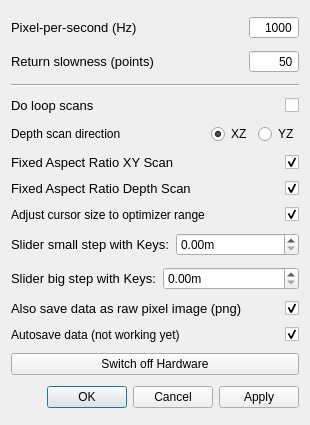
<?xml version="1.0" encoding="UTF-8"?>
<ui version="4.0">
 <class>SettingsDialog</class>
 <widget class="QDialog" name="SettingsDialog">
  <property name="geometry">
   <rect>
    <x>0</x>
    <y>0</y>
    <width>310</width>
    <height>425</height>
   </rect>
  </property>
  <property name="windowTitle">
   <string>qudi: Confocal - Settings</string>
  </property>
  <layout class="QVBoxLayout" name="verticalLayout">
   <item>
    <layout class="QHBoxLayout" name="horizontalLayout">
     <item>
      <widget class="QLabel" name="label">
       <property name="font">
        <font>
         <pointsize>10</pointsize>
        </font>
       </property>
       <property name="toolTip">
        <string>&lt;html&gt;&lt;head/&gt;&lt;body&gt;&lt;p&gt;That is the inverse time how long the scanner stays at the desired position during the scan and counts.&lt;/p&gt;&lt;/body&gt;&lt;/html&gt;</string>
       </property>
       <property name="text">
        <string>Pixel-per-second (Hz)</string>
       </property>
      </widget>
     </item>
     <item>
      <widget class="QSpinBox" name="clock_frequency_InputWidget">
       <property name="sizePolicy">
        <sizepolicy hsizetype="Expanding" vsizetype="Fixed">
         <horstretch>0</horstretch>
         <verstretch>0</verstretch>
        </sizepolicy>
       </property>
       <property name="maximumSize">
        <size>
         <width>50</width>
         <height>16777215</height>
        </size>
       </property>
       <property name="mouseTracking">
        <bool>true</bool>
       </property>
       <property name="acceptDrops">
        <bool>true</bool>
       </property>
       <property name="toolTip">
        <string>&lt;html&gt;&lt;head/&gt;&lt;body&gt;&lt;p&gt;That is the inverse time how long the scanner stays at the desired position during the scan and counts.&lt;/p&gt;&lt;/body&gt;&lt;/html&gt;</string>
       </property>
       <property name="wrapping">
        <bool>false</bool>
       </property>
       <property name="alignment">
        <set>Qt::AlignRight|Qt::AlignTrailing|Qt::AlignVCenter</set>
       </property>
       <property name="buttonSymbols">
        <enum>QAbstractSpinBox::NoButtons</enum>
       </property>
       <property name="accelerated">
        <bool>true</bool>
       </property>
       <property name="maximum">
        <number>1000000</number>
       </property>
       <property name="value">
        <number>1000</number>
       </property>
      </widget>
     </item>
    </layout>
   </item>
   <item>
    <layout class="QHBoxLayout" name="horizontalLayout_2">
     <item>
      <widget class="QLabel" name="label_2">
       <property name="font">
        <font>
         <pointsize>10</pointsize>
        </font>
       </property>
       <property name="toolTip">
        <string>&lt;html&gt;&lt;head/&gt;&lt;body&gt;&lt;p&gt;That is basically the 'scan' resolution when the scanner moves backwards to prepare to scan again a line.&lt;/p&gt;&lt;p&gt;How many points are scanned in one line is depending on the resolution. Since the scanner is permanently counting during the scan, only the clock frequency determined the speed, how fast a line is scanned by a given resolution. If the scanner has to move back, it uses the same scan line method but just in the reverse. How many points are approached in the backwards movement depends on the 'return slowness'. If you scan with 100 point resolution and set return slowness to 25, than the return movement will be 4 times faster.&lt;/p&gt;&lt;p&gt;BE CAREFULL NOT TO USE A SMALL NUMBER, SINCE THE SCANNER MIGHT CRASH AGAINST THE BOARDER BECAUSE IT IS MOVING BACK TOO FAST!&lt;/p&gt;&lt;/body&gt;&lt;/html&gt;</string>
       </property>
       <property name="text">
        <string>Return slowness (points)</string>
       </property>
      </widget>
     </item>
     <item>
      <widget class="QSpinBox" name="return_slowness_InputWidget">
       <property name="sizePolicy">
        <sizepolicy hsizetype="Expanding" vsizetype="Fixed">
         <horstretch>0</horstretch>
         <verstretch>0</verstretch>
        </sizepolicy>
       </property>
       <property name="maximumSize">
        <size>
         <width>50</width>
         <height>16777215</height>
        </size>
       </property>
       <property name="mouseTracking">
        <bool>true</bool>
       </property>
       <property name="acceptDrops">
        <bool>true</bool>
       </property>
       <property name="toolTip">
        <string>&lt;html&gt;&lt;head/&gt;&lt;body&gt;&lt;p&gt;That is basically the 'scan' resolution when the scanner moves backwards to prepare to scan again a line.&lt;/p&gt;&lt;/body&gt;&lt;/html&gt;</string>
       </property>
       <property name="alignment">
        <set>Qt::AlignRight|Qt::AlignTrailing|Qt::AlignVCenter</set>
       </property>
       <property name="buttonSymbols">
        <enum>QAbstractSpinBox::NoButtons</enum>
       </property>
       <property name="accelerated">
        <bool>true</bool>
       </property>
       <property name="maximum">
        <number>1000</number>
       </property>
       <property name="value">
        <number>50</number>
       </property>
      </widget>
     </item>
    </layout>
   </item>
   <item>
    <widget class="Line" name="line">
     <property name="orientation">
      <enum>Qt::Horizontal</enum>
     </property>
    </widget>
   </item>
   <item>
    <layout class="QHBoxLayout" name="horizontalLayout_3">
     <item>
      <widget class="QLabel" name="label_3">
       <property name="font">
        <font>
         <pointsize>10</pointsize>
        </font>
       </property>
       <property name="toolTip">
        <string>&lt;html&gt;&lt;head/&gt;&lt;body&gt;&lt;p&gt;The aspect ratio will be fixed to 1:1 if checked. If not the scan will be stretched to the available area in the XY scan. &lt;/p&gt;&lt;/body&gt;&lt;/html&gt;</string>
       </property>
       <property name="text">
        <string>Do loop scans</string>
       </property>
      </widget>
     </item>
     <item>
      <widget class="QCheckBox" name="loop_scan_CheckBox">
       <property name="enabled">
        <bool>true</bool>
       </property>
       <property name="sizePolicy">
        <sizepolicy hsizetype="Expanding" vsizetype="Fixed">
         <horstretch>0</horstretch>
         <verstretch>0</verstretch>
        </sizepolicy>
       </property>
       <property name="maximumSize">
        <size>
         <width>50</width>
         <height>16777215</height>
        </size>
       </property>
       <property name="toolTip">
        <string>Scan continuously (automatically restart at the end of a scan).  This is useful for photo-bleaching a sample.</string>
       </property>
       <property name="accessibleDescription">
        <string/>
       </property>
       <property name="layoutDirection">
        <enum>Qt::RightToLeft</enum>
       </property>
       <property name="autoFillBackground">
        <bool>false</bool>
       </property>
       <property name="text">
        <string notr="true"/>
       </property>
       <property name="checked">
        <bool>false</bool>
       </property>
      </widget>
     </item>
    </layout>
   </item>
   <item>
    <layout class="QHBoxLayout" name="horizontalLayout_9">
     <item>
      <widget class="QLabel" name="label_8">
       <property name="text">
        <string>Depth scan direction</string>
       </property>
      </widget>
     </item>
     <item>
      <spacer name="horizontalSpacer">
       <property name="orientation">
        <enum>Qt::Horizontal</enum>
       </property>
       <property name="sizeHint" stdset="0">
        <size>
         <width>40</width>
         <height>20</height>
        </size>
       </property>
      </spacer>
     </item>
     <item>
      <widget class="QRadioButton" name="depth_dir_x_radioButton">
       <property name="text">
        <string>XZ</string>
       </property>
       <property name="checked">
        <bool>true</bool>
       </property>
      </widget>
     </item>
     <item>
      <widget class="QRadioButton" name="depth_dir_y_radioButton">
       <property name="text">
        <string>YZ</string>
       </property>
       <property name="checked">
        <bool>false</bool>
       </property>
      </widget>
     </item>
    </layout>
   </item>
   <item>
    <layout class="QHBoxLayout" name="horizontalLayout_10">
     <item>
      <widget class="QLabel" name="label_7">
       <property name="font">
        <font>
         <pointsize>10</pointsize>
        </font>
       </property>
       <property name="toolTip">
        <string>&lt;html&gt;&lt;head/&gt;&lt;body&gt;&lt;p&gt;The aspect ratio will be fixed to 1:1 if checked. If not the scan will be stretched to the available area in the XY scan. &lt;/p&gt;&lt;/body&gt;&lt;/html&gt;</string>
       </property>
       <property name="text">
        <string>Fixed Aspect Ratio XY Scan</string>
       </property>
      </widget>
     </item>
     <item>
      <widget class="QCheckBox" name="fixed_aspect_xy_checkBox">
       <property name="enabled">
        <bool>true</bool>
       </property>
       <property name="sizePolicy">
        <sizepolicy hsizetype="Expanding" vsizetype="Fixed">
         <horstretch>0</horstretch>
         <verstretch>0</verstretch>
        </sizepolicy>
       </property>
       <property name="maximumSize">
        <size>
         <width>50</width>
         <height>16777215</height>
        </size>
       </property>
       <property name="toolTip">
        <string>&lt;html&gt;&lt;head/&gt;&lt;body&gt;&lt;p&gt;&lt;span style=&quot; font-size:10pt;&quot;&gt;The aspect ratio will be fixed to 1:1 if checked. If not the scan will be stretched to the available area in the XY scan. &lt;/span&gt;&lt;/p&gt;&lt;/body&gt;&lt;/html&gt;</string>
       </property>
       <property name="accessibleDescription">
        <string/>
       </property>
       <property name="layoutDirection">
        <enum>Qt::RightToLeft</enum>
       </property>
       <property name="autoFillBackground">
        <bool>false</bool>
       </property>
       <property name="text">
        <string notr="true"/>
       </property>
       <property name="checked">
        <bool>true</bool>
       </property>
      </widget>
     </item>
    </layout>
   </item>
   <item>
    <layout class="QHBoxLayout" name="horizontalLayout_4">
     <item>
      <widget class="QLabel" name="label_4">
       <property name="sizePolicy">
        <sizepolicy hsizetype="Expanding" vsizetype="Preferred">
         <horstretch>0</horstretch>
         <verstretch>0</verstretch>
        </sizepolicy>
       </property>
       <property name="font">
        <font>
         <pointsize>10</pointsize>
        </font>
       </property>
       <property name="toolTip">
        <string>&lt;html&gt;&lt;head/&gt;&lt;body&gt;&lt;p&gt;The aspect ratio will be fixed to 1:1 if checked. If not the scan will be stretched to the available area in the Z scan. &lt;/p&gt;&lt;/body&gt;&lt;/html&gt;</string>
       </property>
       <property name="text">
        <string>Fixed Aspect Ratio Depth Scan</string>
       </property>
      </widget>
     </item>
     <item>
      <widget class="QCheckBox" name="fixed_aspect_depth_checkBox">
       <property name="sizePolicy">
        <sizepolicy hsizetype="Expanding" vsizetype="Fixed">
         <horstretch>0</horstretch>
         <verstretch>0</verstretch>
        </sizepolicy>
       </property>
       <property name="maximumSize">
        <size>
         <width>50</width>
         <height>16777215</height>
        </size>
       </property>
       <property name="toolTip">
        <string>&lt;html&gt;&lt;head/&gt;&lt;body&gt;&lt;p&gt;&lt;span style=&quot; font-size:10pt;&quot;&gt;The aspect ratio will be fixed to 1:1 if checked. If not the scan will be stretched to the available area in the Z scan. &lt;/span&gt;&lt;/p&gt;&lt;/body&gt;&lt;/html&gt;</string>
       </property>
       <property name="layoutDirection">
        <enum>Qt::RightToLeft</enum>
       </property>
       <property name="text">
        <string/>
       </property>
       <property name="checked">
        <bool>true</bool>
       </property>
      </widget>
     </item>
    </layout>
   </item>
   <item>
    <layout class="QHBoxLayout" name="horizontalLayout_7">
     <item>
      <widget class="QLabel" name="adjust_label">
       <property name="text">
        <string>Adjust cursor size to optimizer range</string>
       </property>
      </widget>
     </item>
     <item>
      <widget class="QCheckBox" name="adjust_cursor_to_optimizer_checkBox">
       <property name="layoutDirection">
        <enum>Qt::RightToLeft</enum>
       </property>
       <property name="text">
        <string/>
       </property>
       <property name="checked">
        <bool>true</bool>
       </property>
      </widget>
     </item>
    </layout>
   </item>
   <item>
    <layout class="QHBoxLayout" name="horizontalLayout_5">
     <item>
      <widget class="QLabel" name="label_5">
       <property name="font">
        <font>
         <pointsize>10</pointsize>
        </font>
       </property>
       <property name="toolTip">
        <string>&lt;html&gt;&lt;head/&gt;&lt;body&gt;&lt;p&gt;Change the stepsize of a slider if you are using the keyboard to move the slider position. Here you can adjust the small steps for the crosshair move.&lt;br/&gt;The keyboard configuration is the following:&lt;br/&gt;ArrowLeft = Move -x&lt;br/&gt;ArrowRight = Move +x&lt;br/&gt;ArrowUp = Move +y&lt;br/&gt;ArrowDown = Move -y&lt;br/&gt;PageUp = Move +z&lt;br/&gt;PageDown = Move -z&lt;/p&gt;&lt;/body&gt;&lt;/html&gt;</string>
       </property>
       <property name="text">
        <string>Slider small step with Keys:</string>
       </property>
      </widget>
     </item>
     <item>
      <widget class="ScienDSpinBox" name="slider_small_step_DoubleSpinBox">
       <property name="toolTip">
        <string>&lt;html&gt;&lt;head/&gt;&lt;body&gt;&lt;p&gt;&lt;span style=&quot; font-size:10pt;&quot;&gt;Change the stepsize of a slider if you are using the keyboard to move the slider position. Here you can adjust the small steps for the crosshair move.&lt;/span&gt;&lt;/p&gt;&lt;/body&gt;&lt;/html&gt;</string>
       </property>
       <property name="suffix">
        <string>m</string>
       </property>
      </widget>
     </item>
    </layout>
   </item>
   <item>
    <layout class="QHBoxLayout" name="horizontalLayout_6">
     <item>
      <widget class="QLabel" name="label_6">
       <property name="font">
        <font>
         <pointsize>10</pointsize>
        </font>
       </property>
       <property name="toolTip">
        <string>&lt;html&gt;&lt;head/&gt;&lt;body&gt;&lt;p&gt;Change the stepsize of a slider if you are using the keyboard to move the slider position. Here you can adjust the big steps for the crosshair move.&lt;br/&gt;The keyboard configuration is the following:&lt;br/&gt;Ctrl + ArrowLeft = Move -x&lt;br/&gt;Ctrl + ArrowRight = Move +x&lt;br/&gt;Ctrl + ArrowUp = Move +y&lt;br/&gt;Ctrl + ArrowDown = Move -y&lt;br/&gt;Ctrl + PageUp = Move +z&lt;br/&gt;Ctrl + PageDown = Move -z&lt;/p&gt;&lt;/body&gt;&lt;/html&gt;</string>
       </property>
       <property name="text">
        <string>Slider big step with Keys:</string>
       </property>
      </widget>
     </item>
     <item>
      <widget class="ScienDSpinBox" name="slider_big_step_DoubleSpinBox">
       <property name="toolTip">
        <string>&lt;html&gt;&lt;head/&gt;&lt;body&gt;&lt;p&gt;&lt;span style=&quot; font-size:10pt;&quot;&gt;Change the stepsize of a slider if you are using the keyboard to move the slider position. Here you can adjust the big steps for the crosshair move.&lt;/span&gt;&lt;/p&gt;&lt;/body&gt;&lt;/html&gt;</string>
       </property>
       <property name="suffix">
        <string>m</string>
       </property>
      </widget>
     </item>
    </layout>
   </item>
   <item>
    <layout class="QHBoxLayout" name="horizontalLayout_8">
     <item>
      <widget class="QLabel" name="label_10">
       <property name="font">
        <font>
         <pointsize>10</pointsize>
        </font>
       </property>
       <property name="toolTip">
        <string>&lt;html&gt;&lt;head/&gt;&lt;body&gt;&lt;p&gt;If you use the image_save method in the menu bar of confocal, together with the svg file also a pure image file (without axis and everything, just the datapoints) are saved in a png image.&lt;/p&gt;&lt;/body&gt;&lt;/html&gt;</string>
       </property>
       <property name="text">
        <string>Also save data as raw pixel image (png)</string>
       </property>
      </widget>
     </item>
     <item>
      <widget class="QCheckBox" name="save_purePNG_checkBox">
       <property name="sizePolicy">
        <sizepolicy hsizetype="Expanding" vsizetype="Fixed">
         <horstretch>0</horstretch>
         <verstretch>0</verstretch>
        </sizepolicy>
       </property>
       <property name="maximumSize">
        <size>
         <width>50</width>
         <height>16777215</height>
        </size>
       </property>
       <property name="toolTip">
        <string>&lt;html&gt;&lt;head/&gt;&lt;body&gt;&lt;p&gt;&lt;span style=&quot; font-size:10pt;&quot;&gt;If you use the image_save method in the menu bar of confocal, together with the svg file also a pure image file (without axis and everything, just the datapoints) are saved in a png image.&lt;/span&gt;&lt;/p&gt;&lt;/body&gt;&lt;/html&gt;</string>
       </property>
       <property name="layoutDirection">
        <enum>Qt::RightToLeft</enum>
       </property>
       <property name="text">
        <string/>
       </property>
       <property name="checked">
        <bool>true</bool>
       </property>
      </widget>
     </item>
    </layout>
   </item>
   <item>
    <layout class="QHBoxLayout" name="horizontalLayout_11">
     <item>
      <widget class="QLabel" name="label_9">
       <property name="text">
        <string>Autosave data (not working yet)</string>
       </property>
      </widget>
     </item>
     <item>
      <widget class="QCheckBox" name="autosave_checkBox">
       <property name="sizePolicy">
        <sizepolicy hsizetype="Expanding" vsizetype="Fixed">
         <horstretch>0</horstretch>
         <verstretch>0</verstretch>
        </sizepolicy>
       </property>
       <property name="layoutDirection">
        <enum>Qt::RightToLeft</enum>
       </property>
       <property name="text">
        <string/>
       </property>
       <property name="checked">
        <bool>true</bool>
       </property>
      </widget>
     </item>
    </layout>
   </item>
   <item>
    <widget class="QPushButton" name="hardware_switch">
     <property name="toolTip">
      <string>&lt;html&gt;&lt;head/&gt;&lt;body&gt;&lt;p&gt;&lt;span style=&quot; font-size:10pt;&quot;&gt;This kills everything working on the nidaq. So I made this also more resilient to errors and made it come out of its locked state.&lt;/span&gt;&lt;/p&gt;&lt;p&gt;&lt;span style=&quot; font-size:10pt;&quot;&gt;Even if if throws numerous errors when trying, you can use everything normally after the hardware reset (just restart the counter twice).&lt;/span&gt;&lt;/p&gt;&lt;p&gt;&lt;span style=&quot; font-size:10pt;&quot;&gt;This also means that you should not touch qudi while running diqo since this will try to put the hardware focus back on qudi and will throw even more errors.&lt;/span&gt;&lt;/p&gt;&lt;/body&gt;&lt;/html&gt;</string>
     </property>
     <property name="text">
      <string>Switch off Hardware</string>
     </property>
    </widget>
   </item>
   <item>
    <widget class="QDialogButtonBox" name="buttonBox">
     <property name="orientation">
      <enum>Qt::Horizontal</enum>
     </property>
     <property name="standardButtons">
      <set>QDialogButtonBox::Apply|QDialogButtonBox::Cancel|QDialogButtonBox::Ok</set>
     </property>
    </widget>
   </item>
  </layout>
 </widget>
 <customwidgets>
  <customwidget>
   <class>ScienDSpinBox</class>
   <extends>QDoubleSpinBox</extends>
   <header>qtwidgets.scientific_spinbox.h</header>
  </customwidget>
 </customwidgets>
 <tabstops>
  <tabstop>clock_frequency_InputWidget</tabstop>
  <tabstop>return_slowness_InputWidget</tabstop>
  <tabstop>loop_scan_CheckBox</tabstop>
  <tabstop>fixed_aspect_depth_checkBox</tabstop>
  <tabstop>save_purePNG_checkBox</tabstop>
  <tabstop>hardware_switch</tabstop>
  <tabstop>buttonBox</tabstop>
 </tabstops>
 <resources/>
 <connections>
  <connection>
   <sender>buttonBox</sender>
   <signal>accepted()</signal>
   <receiver>SettingsDialog</receiver>
   <slot>accept()</slot>
   <hints>
    <hint type="sourcelabel">
     <x>248</x>
     <y>254</y>
    </hint>
    <hint type="destinationlabel">
     <x>157</x>
     <y>274</y>
    </hint>
   </hints>
  </connection>
  <connection>
   <sender>buttonBox</sender>
   <signal>rejected()</signal>
   <receiver>SettingsDialog</receiver>
   <slot>reject()</slot>
   <hints>
    <hint type="sourcelabel">
     <x>316</x>
     <y>260</y>
    </hint>
    <hint type="destinationlabel">
     <x>286</x>
     <y>274</y>
    </hint>
   </hints>
  </connection>
 </connections>
</ui>
